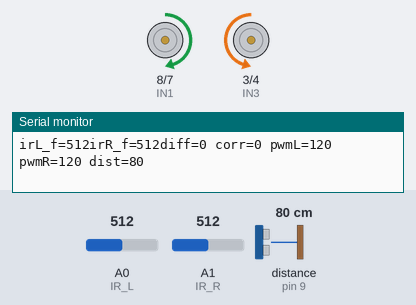
Simulated run of this sketch. Board: Arduino Uno, built with avr-gcc and run on an emulated ATmega328P. Shown: motor-driver pin pairs drawn as motors (green arrow = first pin HIGH = forward, orange = second pin HIGH = backward, longer = more drive, scaled by the enable pin), the last lines printed to the serial monitor. Wiring (inferred from the names in the program): ultrasonic range finder: trigger pin 10; echo pin 9. The inputs (shaded band) are chosen by the test bench; at power-on: A0 (IR_L) = 512, distance to the obstacle (sensor on pin 9) 80 cm, A1 (IR_R) = 512. The echo pulse lasts 58.3 µs per cm.

Above: at 2.1 s.
2.2 s: A0 (IR_L) set to 839
At 3.5 s:
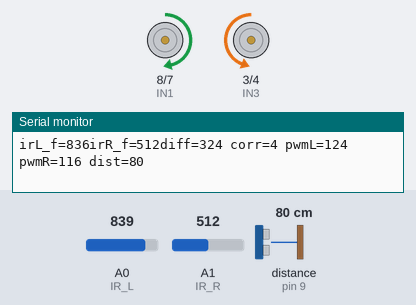
3.8 s: A0 (IR_L) set to 866
At 3.97 s:
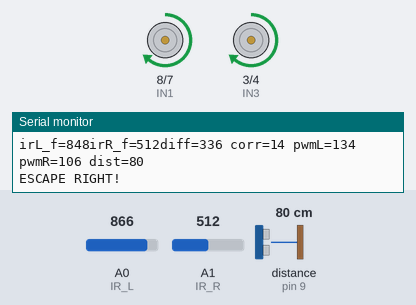
6.8 s: distance to the obstacle (sensor on pin 9) set to 19 cm
9.8 s: distance to the obstacle (sensor on pin 9) set to 15 cm
At 11.0 s:
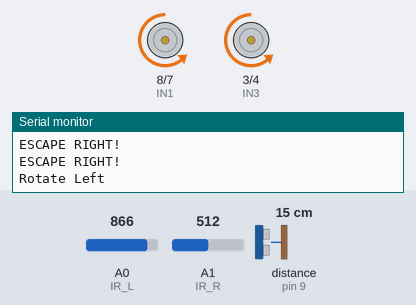
11.3 s: distance to the obstacle (sensor on pin 9) set to 60 cm
At 11.75 s:
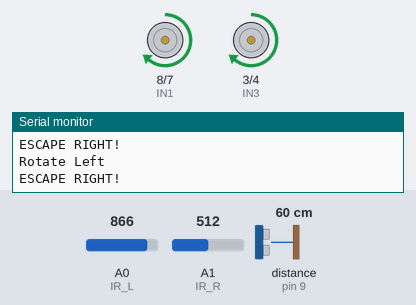
14.3 s: distance to the obstacle (sensor on pin 9) set to 2 cm
At 15.1 s:
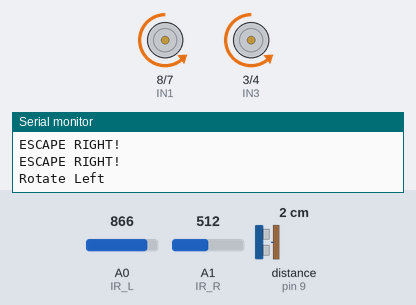
Timing chart, 0 to 16.8 s (numbered marks = the images above; inputs shaded):
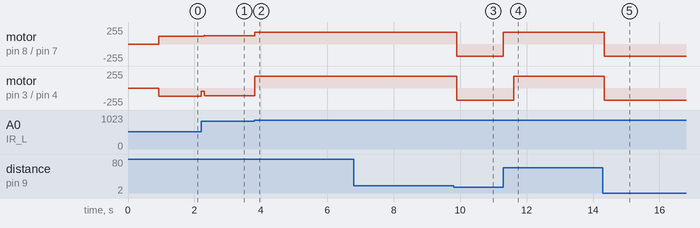

Measured:
- the behaviour switches between 853 and 854 on A0 (IR_L) (found by bisection; images 1 and 2)
- the behaviour switches between 18 and 17 cm on distance to the obstacle (sensor on pin 9) (found by bisection; images 2 and 3)
- after the input at 2.2 s, motor on pin 8 (IN1) / pin 7 (IN2): forward 120/255 → forward 124/255 after 0.09 s; motor on pin 3 (IN3) / pin 4 (IN4): backward 120/255 → backward 50/255 at once, → backward 116/255 0.09 s later
- after the input at 3.8 s, motor on pin 8 (IN1) / pin 7 (IN2): forward 124/255 → forward 180/255 at once; motor on pin 3 (IN3) / pin 4 (IN4): backward 116/255 → forward 180/255 at once
- after the input at 9.8 s, motor on pin 8 (IN1) / pin 7 (IN2), motor on pin 3 (IN3) / pin 4 (IN4): forward 180/255 → backward 180/255 after 0.09 s
- after the input at 11.3 s, motor on pin 3 (IN3) / pin 4 (IN4): backward 180/255 → forward 180/255 after 0.31 s
- after the input at 14.3 s, motor on pin 8 (IN1) / pin 7 (IN2), motor on pin 3 (IN3) / pin 4 (IN4): forward 180/255 → backward 180/255 after 0.05 s

The sketch:

autocarV2.ino
```cpp
// ======================================================
//                Maze Car Full Control v5
// ======================================================
//  保留全部功能，只增强旋转方向切换逻辑：
//  - 第 1~7 次固定左转
//  - 第 7 次后全部右转
// ======================================================


// =================== 参数区 ===================
const int EMA_SHIFT = 2;

float Kp = 0.013;
float Ki = 0.0;
float Kd = 2.0;

const int BASE_SPEED = 120;
const int MAX_SPEED  = 255;
const int MIN_SPEED  = 50;

const int SAFE_DIST  = 17;
const int CLEAR_DIST = 35;
const int IR_TOO_CLOSE = 850;


// =================== 引脚定义 ===================
#define IR_L A0
#define IR_R A1

#define TRIG 10
#define ECHO 9

#define ENA 5
#define ENB 6
#define IN1 8
#define IN2 7
#define IN3 3
#define IN4 4

// =================== 全局变量 ===================
int irL_f = 0, irR_f = 0;
int target = 0;

long prevError = 0;
float integral = 0;

int rotateCount = 0;   // 旋转计数

// =================== EMA滤波 ===================
int emaFilter(int raw, int f) {
    return f + ((raw - f) >> EMA_SHIFT);
}


// =================== 超声波 ===================
int readUltrasonic() {
    digitalWrite(TRIG, LOW); delayMicroseconds(2);
    digitalWrite(TRIG, HIGH); delayMicroseconds(10);
    digitalWrite(TRIG, LOW);

    unsigned long duration = pulseIn(ECHO, HIGH, 25000);
    if (duration == 0) return -1;
    return duration / 58;
}


// =================== 电机驱动 ===================
void drive(int pwmL, int pwmR) {
    digitalWrite(IN1, HIGH); digitalWrite(IN2, LOW);
    digitalWrite(IN3, LOW);  digitalWrite(IN4, HIGH);

    analogWrite(ENA, pwmL);
    analogWrite(ENB, pwmR);
}

void stopNow() {
    analogWrite(ENA, 0);
    analogWrite(ENB, 0);
}


// =================== PID ===================
int computePID(int error) {
    integral += error;
    float derivative = error - prevError;
    prevError = error;
    return Kp * error + Ki * integral + Kd * derivative;
}


// =================== PID → PWM ===================
void convertToPWM(int corr, int &pwmL, int &pwmR) {
    pwmL = BASE_SPEED + corr;
    pwmR = BASE_SPEED - corr;

    pwmL = constrain(pwmL, MIN_SPEED, MAX_SPEED);
    pwmR = constrain(pwmR, MIN_SPEED, MAX_SPEED);
}


// =================== 自动标定 ===================
void autoCalibrate() {
    long sum = 0;
    for (int i = 0; i < 60; i++) {
        sum += (analogRead(IR_R) - analogRead(IR_L));
        delay(10);
    }
    target = sum / 60;
    Serial.print("Calibrated = ");
    Serial.println(target);
}


// =================== 旋转方向逻辑 ===================
bool getRotateDirection() {
    if (irL_f > 500 && irL_f > 500)
        return false;   // false = 左转
    else
        return true;    // true = 右转
}


// =================== 旋转直到安全 ===================
void rotateUntilSafe(bool turnRight) {

    Serial.println(turnRight ? "Rotate Right" : "Rotate Left");
    unsigned long start = millis();

    if (turnRight) {
        digitalWrite(IN1, HIGH); digitalWrite(IN2, LOW);
        digitalWrite(IN3, HIGH); digitalWrite(IN4, LOW);
    } else {
        digitalWrite(IN1, LOW);  digitalWrite(IN2, HIGH);
        digitalWrite(IN3, LOW);  digitalWrite(IN4, HIGH);
    }

    while (true) {
        analogWrite(ENA, 120);
        analogWrite(ENB, 120);

        int dist = readUltrasonic();

        if (dist > CLEAR_DIST && dist < 200) break;
        if (millis() - start > 3000) break;
    }

    stopNow();

    digitalWrite(IN1, HIGH); digitalWrite(IN2, LOW);
    digitalWrite(IN3, LOW);  digitalWrite(IN4, HIGH);

    analogWrite(ENA, 180);
    analogWrite(ENB, 180);

    delay(300);  // 闭眼前进

    stopNow();
}


// =================== 紧急反转 ===================
void escapeRight() {
    Serial.println("ESCAPE RIGHT!");

    digitalWrite(IN1, HIGH); digitalWrite(IN2, LOW);
    digitalWrite(IN3, HIGH); digitalWrite(IN4, LOW);

    analogWrite(ENA, 180);
    analogWrite(ENB, 180);
    delay(300);

    stopNow();
}

void escapeLeft() {
    Serial.println("ESCAPE LEFT!");

    digitalWrite(IN1, LOW); digitalWrite(IN2, HIGH);
    digitalWrite(IN3, LOW); digitalWrite(IN4, HIGH);

    analogWrite(ENA, 180);
    analogWrite(ENB, 180);
    delay(300);

    stopNow();
}


// =================== setup ===================
void setup() {
    Serial.begin(115200);

    pinMode(IN1, OUTPUT); pinMode(IN2, OUTPUT);
    pinMode(IN3, OUTPUT); pinMode(IN4, OUTPUT);
    pinMode(ENA, OUTPUT); pinMode(ENB, OUTPUT);
    pinMode(TRIG, OUTPUT); pinMode(ECHO, INPUT);

    irL_f = analogRead(IR_L);
    irR_f = analogRead(IR_R);
    delay(300);
    autoCalibrate();
}


// =================== loop ===================
void loop() {

    // ---- 前方检测 ----
    int dist = readUltrasonic();
    irL_f = emaFilter(analogRead(IR_L), irL_f);
    irR_f = emaFilter(analogRead(IR_R), irR_f);

    if (dist > 0 && dist < SAFE_DIST) {

        rotateCount++;                    //计次 +1
        bool turnRight = getRotateDirection();   // 获取方向

        rotateUntilSafe(turnRight);
        return;
    }


    // ---- 红外 ----

    int diff = (irL_f - irR_f) - target;


    // --- 一侧太近：反转 ---
    if (irL_f > IR_TOO_CLOSE) {
        escapeRight();
        return;
    }
    if (irR_f > IR_TOO_CLOSE) {
        escapeLeft();
        return;
    }


    // ---- PID ----
    int corr = computePID(diff);

    // ---- 差速 ----
    int pwmL, pwmR;
    convertToPWM(corr, pwmL, pwmR);
    drive(pwmL, pwmR);


    // ---- 调试 ----
    Serial.print("irL_f="); Serial.print(irL_f);
    Serial.print("irR_f="); Serial.print(irR_f);
    Serial.print("diff="); Serial.print(diff);
    Serial.print(" corr="); Serial.print(corr);
    Serial.print(" pwmL="); Serial.print(pwmL);
    Serial.print(" pwmR="); Serial.print(pwmR);
    Serial.print(" dist="); Serial.println(dist);

    delay(1);
}
```
